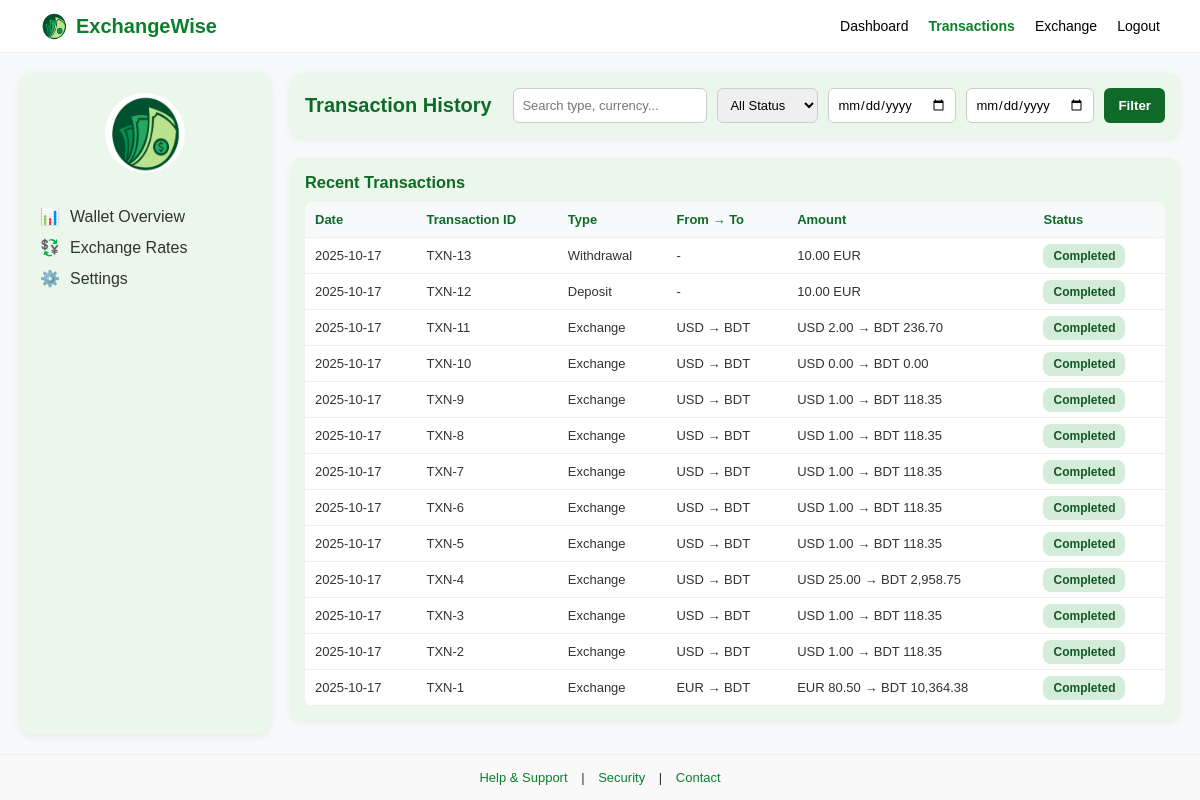
The page /software/user-transaction.php (signed in) on the database its author committed.
### tables this page shows
CREATE TABLE `transactions` (
  `transaction_id` int(11) NOT NULL,
  `user_id` int(11) NOT NULL,
  `vendor_id` int(11) DEFAULT NULL,
  `type` enum('Exchange','Deposit','Withdrawal') NOT NULL,
  `from_currency` varchar(10) NOT NULL,
  `to_currency` varchar(10) DEFAULT NULL,
  `amount` decimal(15,2) NOT NULL,
  `converted_amount` decimal(15,2) DEFAULT NULL,
  `rate` decimal(15,6) DEFAULT NULL,
  `fee` decimal(15,2) DEFAULT 0.00,
  `status` enum('Pending','Completed','Cancelled') DEFAULT 'Pending',
  `transaction_date` timestamp NOT NULL DEFAULT current_timestamp()
);

### software/user-transaction.php (the view, shortened to what this page needs)
<?php
include 'db.php';
$user_id = $_SESSION['user_id'];
$sql = "SELECT * FROM transactions WHERE user_id = ? ORDER BY transaction_date DESC";
$stmt = $conn->prepare($sql);
$stmt->bind_param("i", $user_id);
$stmt->execute();
$result = $stmt->get_result();
$transactions = $result->fetch_all(MYSQLI_ASSOC);
?>
<!DOCTYPE html>
<html lang="en">
<head>
</head>
<body>
    <div class="navbar">
        <div class="logo">
            <img src="logo.png" alt="Logo">
            <span>ExchangeWise</span>
        </div>
        <div class="menu">
            <a href="userdashboard.php">Dashboard</a>
            <a href="transaction.php" class="active">Transactions</a>
            <a href="exchangepage.php">Exchange</a>
            <a href="logout.php">Logout</a>
        </div>
    </div>
    <div class="container">
        <aside class="sidebar">
            <div class="user-info">
                <img src="logo.png" alt="Profile">
            </div>
            <ul>
                <li>📊 <a href="userdashboard.php">Wallet Overview</a></li>
                <li>💱 <a href="Rate_dash.php">Exchange Rates</a></li>
                <li>⚙️ <a href="userprofilesetting.php">Settings</a></li>
            </ul>
        </aside>
        <main class="main">
            <div class="main-header">
                <h2>Transaction History</h2>
                <div class="filters">
                    <input type="text" id="search" placeholder="Search type, currency..." />
                    <select id="statusFilter">
                        <option value="">All Status</option>
                    </select>
                    <input type="date" id="fromDate" />
                    <input type="date" id="toDate" />
                    <button onclick="filterTransactions()">Filter</button>
                </div>
            </div>
            <section class="transactions">
                <h3>Recent Transactions</h3>
                <table id="transactionTable">
                    <tr>
                        <th>Date</th>
                        <th>Transaction ID</th>
                        <th>Type</th>
                        <th>From → To</th>
                        <th>Amount</th>
                        <th>Status</th>
                    </tr>
                    <?php foreach($transactions as $tx): ?>
                        <tr>
                            <td><?= date("Y-m-d", strtotime($tx['transaction_date'])) ?></td>
                            <td><?= "TXN-" . $tx['transaction_id'] ?></td>
                            <td><?= $tx['type'] ?></td>
                            <td>
                                <?= $tx['type'] === 'Exchange' ? $tx['from_currency'] . " → " . $tx['to_currency'] : "-" ?>
                            </td>
                            <td>
                                <?php
                                if($tx['type'] === 'Exchange') {
                                    echo $tx['from_currency'] . " " . number_format($tx['amount'],2) .
                                         " → " . $tx['to_currency'] . " " . number_format($tx['converted_amount'],2);
                                } else {
                                    echo number_format($tx['amount'],2) . " " . ($tx['from_currency'] ?? "৳");
                                }
                                ?>
                            </td>
                            <td>
                                <?php
                                    $status_class = strtolower($tx['status']);
                                    $status_class = $status_class == 'cancelled' ? 'failed' : $status_class;
                                ?>
                                <span class="status <?= $status_class ?>"><?= $tx['status'] ?></span>
                            </td>
                        </tr>
                    <?php endforeach; ?>
                </table>
            </section>
        </main>
    </div>
    <div class="footer">
        <a href="#">Help & Support</a> |
        <a href="#">Security</a> |
        <a href="#">Contact</a>
    </div>
</body>
</html>

### software/user-transaction.php (style rules this page uses)
* { margin: 0; padding: 0; box-sizing: border-box; font-family: Arial, sans-serif; }
body { background: #f7f9fb; color: #333; display: flex; flex-direction: column; min-height: 100vh; }
.navbar { display: flex; justify-content: space-between; align-items: center; padding: 12px 40px; background: #fff; border-bottom: 1px solid #eee; }
.navbar .logo { display: flex; align-items: center; }
.navbar .logo img { width: 28px; height: 28px; margin-right: 8px; }
.navbar .logo span { font-size: 20px; font-weight: bold; color: #0a802c; }
.navbar .menu { display: flex; align-items: center; gap: 20px; }
.navbar .menu a { text-decoration: none; color: #000; font-size: 14px; transition: 0.3s; }
.navbar .menu a:hover, .navbar .menu a.active { color: #0a802c; font-weight: 600; }
.container { flex: 1; display: flex; padding: 20px; gap: 20px; }
.sidebar { width: 250px; background: #eaf7ea; padding: 20px; border-radius: 12px; box-shadow: 0 2px 8px rgba(0, 0, 0, 0.08); flex-shrink: 0; }
.user-info { text-align: center; margin-bottom: 20px; }
.user-info img { width: 80px; height: 80px; border-radius: 50%; margin-bottom: 10px; }
.sidebar ul { list-style: none; padding-left: 0; }
.sidebar ul li { margin: 12px 0; display: flex; align-items: center; gap: 10px; }
.sidebar ul li a { text-decoration: none; color: #333; font-weight: 500; transition: 0.3s; flex: 1; }
.main { flex: 1; display: flex; flex-direction: column; gap: 20px; }
.main-header { background: #eaf7ea; padding: 15px; border-radius: 12px; box-shadow: 0 2px 8px rgba(0, 0, 0, 0.06); display: flex; align-items: center; justify-content: space-between; flex-wrap: wrap; }
.main-header h2 { color: #0f6a29; font-size: 20px; }
.filters { display: flex; gap: 10px; flex-wrap: wrap; }
.filters input, .filters select { padding: 8px; border: 1px solid #ccc; border-radius: 6px; font-size: 13px; }
.filters button { background: #0f6a29; color: white; border: none; border-radius: 6px; padding: 8px 14px; cursor: pointer; transition: 0.3s; font-weight: bold; }
.transactions { background: #eaf7ea; padding: 15px; border-radius: 12px; box-shadow: 0 2px 6px rgba(0, 0, 0, 0.06); font-size: 14px; }
.transactions h3 { margin-bottom: 10px; color: #0f6a29; }
table { width: 100%; border-collapse: collapse; font-size: 13px; background: #fff; border-radius: 8px; overflow: hidden; }
th, td { padding: 10px; border-bottom: 1px solid #eee; text-align: left; }
th { background: #f7f9fb; color: #0f6a29; font-weight: 600; }
.status { padding: 5px 10px; border-radius: 8px; font-size: 12px; font-weight: bold; }
.completed { background: #d4edda; color: #155724; }
.footer { border-top: 1px solid #eee; text-align: center; padding: 15px; font-size: 13px; background: #f9f9f9; }
.footer a { color: #0a802c; text-decoration: none; margin: 0 10px; }

### rows shown on the page
transactions: transaction_date "2025-10-17", transaction_id "13", type "Withdrawal", amount "10.00", from_currency "EUR", status "Completed"
transactions: transaction_date "2025-10-17", transaction_id "12", type "Deposit", amount "10.00", from_currency "EUR", status "Completed"
transactions: transaction_date "2025-10-17", transaction_id "11", type "Exchange", from_currency "USD", to_currency "BDT", amount "2.00", converted_amount "236.70", status "Completed"
transactions: transaction_date "2025-10-17", transaction_id "10", type "Exchange", from_currency "USD", to_currency "BDT", amount "0.00", converted_amount "0.00", status "Completed"
transactions: transaction_date "2025-10-17", transaction_id "9", type "Exchange", from_currency "USD", to_currency "BDT", amount "1.00", converted_amount "118.35", status "Completed"
transactions: transaction_date "2025-10-17", transaction_id "8", type "Exchange", from_currency "USD", to_currency "BDT", amount "1.00", converted_amount "118.35", status "Completed"
transactions: transaction_date "2025-10-17", transaction_id "7", type "Exchange", from_currency "USD", to_currency "BDT", amount "1.00", converted_amount "118.35", status "Completed"
transactions: transaction_date "2025-10-17", transaction_id "6", type "Exchange", from_currency "USD", to_currency "BDT", amount "1.00", converted_amount "118.35", status "Completed"
transactions: transaction_date "2025-10-17", transaction_id "5", type "Exchange", from_currency "USD", to_currency "BDT", amount "1.00", converted_amount "118.35", status "Completed"
transactions: transaction_date "2025-10-17", transaction_id "4", type "Exchange", from_currency "USD", to_currency "BDT", amount "25.00", converted_amount "2,958.75", status "Completed"
transactions: transaction_date "2025-10-17", transaction_id "3", type "Exchange", from_currency "USD", to_currency "BDT", amount "1.00", converted_amount "118.35", status "Completed"
transactions: transaction_date "2025-10-17", transaction_id "2", type "Exchange", from_currency "USD", to_currency "BDT", amount "1.00", converted_amount "118.35", status "Completed"
transactions: transaction_date "2025-10-17", transaction_id "1", type "Exchange", from_currency "EUR", to_currency "BDT", amount "80.50", converted_amount "10,364.38", status "Completed"
